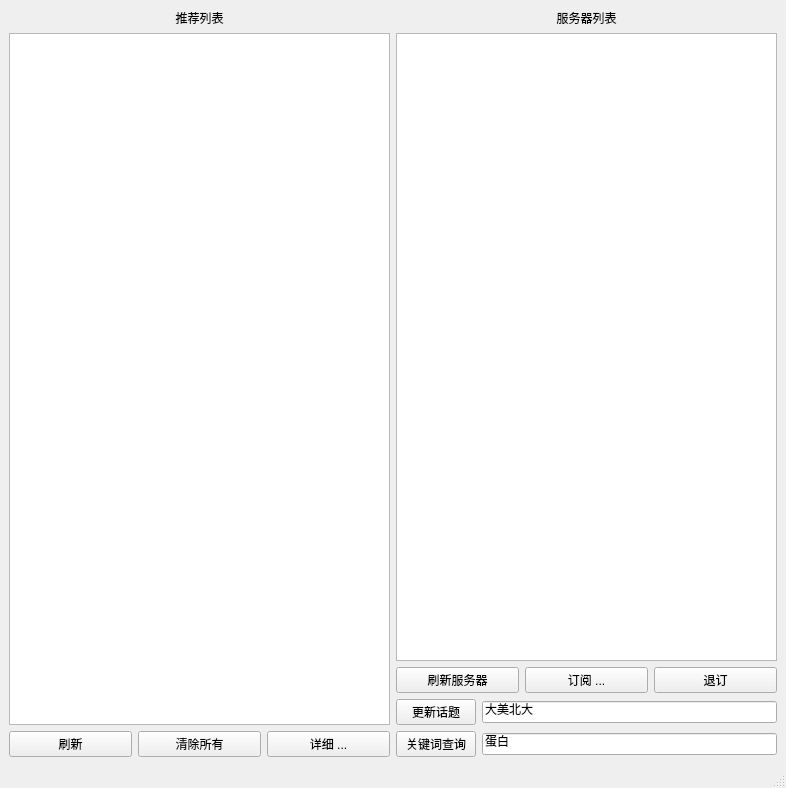
<?xml version="1.0" encoding="UTF-8"?>
<ui version="4.0">
 <class>MainWindow</class>
 <widget class="QMainWindow" name="MainWindow">
  <property name="geometry">
   <rect>
    <x>0</x>
    <y>0</y>
    <width>786</width>
    <height>788</height>
   </rect>
  </property>
  <property name="windowTitle">
   <string>MainWindow</string>
  </property>
  <widget class="QWidget" name="centralwidget">
   <layout class="QGridLayout" name="gridLayout_2">
    <item row="0" column="0">
     <layout class="QGridLayout" name="informationGrid">
      <item row="0" column="0" colspan="3">
       <widget class="QLabel" name="welcome">
        <property name="text">
         <string>推荐列表</string>
        </property>
        <property name="alignment">
         <set>Qt::AlignCenter</set>
        </property>
       </widget>
      </item>
      <item row="3" column="0">
       <widget class="QPushButton" name="refreshBlogButton">
        <property name="text">
         <string>刷新</string>
        </property>
       </widget>
      </item>
      <item row="3" column="2">
       <widget class="QPushButton" name="detailButton">
        <property name="text">
         <string>详细 ...</string>
        </property>
       </widget>
      </item>
      <item row="1" column="0" colspan="3">
       <widget class="QTableView" name="blogTable">
        <property name="selectionMode">
         <enum>QAbstractItemView::SingleSelection</enum>
        </property>
       </widget>
      </item>
      <item row="3" column="1">
       <widget class="QPushButton" name="clearButton">
        <property name="text">
         <string>清除所有</string>
        </property>
       </widget>
      </item>
     </layout>
    </item>
    <item row="0" column="1">
     <layout class="QGridLayout" name="gridLayout">
      <item row="0" column="0" colspan="3">
       <widget class="QLabel" name="label">
        <property name="text">
         <string>服务器列表</string>
        </property>
        <property name="alignment">
         <set>Qt::AlignCenter</set>
        </property>
       </widget>
      </item>
      <item row="3" column="0" colspan="3">
       <layout class="QGridLayout" name="featuresGrid">
        <item row="0" column="0">
         <widget class="QPushButton" name="updateButton">
          <property name="text">
           <string>更新话题</string>
          </property>
         </widget>
        </item>
        <item row="1" column="2">
         <widget class="QLineEdit" name="keywordEdit">
          <property name="text">
           <string>蛋白</string>
          </property>
         </widget>
        </item>
        <item row="1" column="0">
         <widget class="QPushButton" name="keywordButton">
          <property name="text">
           <string>关键词查询</string>
          </property>
         </widget>
        </item>
        <item row="0" column="2">
         <widget class="QLineEdit" name="updateEdit">
          <property name="text">
           <string>大美北大</string>
          </property>
         </widget>
        </item>
       </layout>
      </item>
      <item row="2" column="0">
       <widget class="QPushButton" name="refreshServerButton">
        <property name="text">
         <string>刷新服务器</string>
        </property>
       </widget>
      </item>
      <item row="2" column="1">
       <widget class="QPushButton" name="subscribeButton">
        <property name="text">
         <string>订阅 ...</string>
        </property>
       </widget>
      </item>
      <item row="2" column="2">
       <widget class="QPushButton" name="unsubscribeButton">
        <property name="text">
         <string>退订</string>
        </property>
       </widget>
      </item>
      <item row="1" column="0" colspan="3">
       <widget class="QTableView" name="serverTable">
        <property name="selectionMode">
         <enum>QAbstractItemView::SingleSelection</enum>
        </property>
       </widget>
      </item>
     </layout>
    </item>
   </layout>
  </widget>
  <widget class="QMenuBar" name="menubar">
   <property name="geometry">
    <rect>
     <x>0</x>
     <y>0</y>
     <width>786</width>
     <height>22</height>
    </rect>
   </property>
  </widget>
  <widget class="QStatusBar" name="statusbar"/>
 </widget>
 <resources/>
 <connections/>
</ui>
